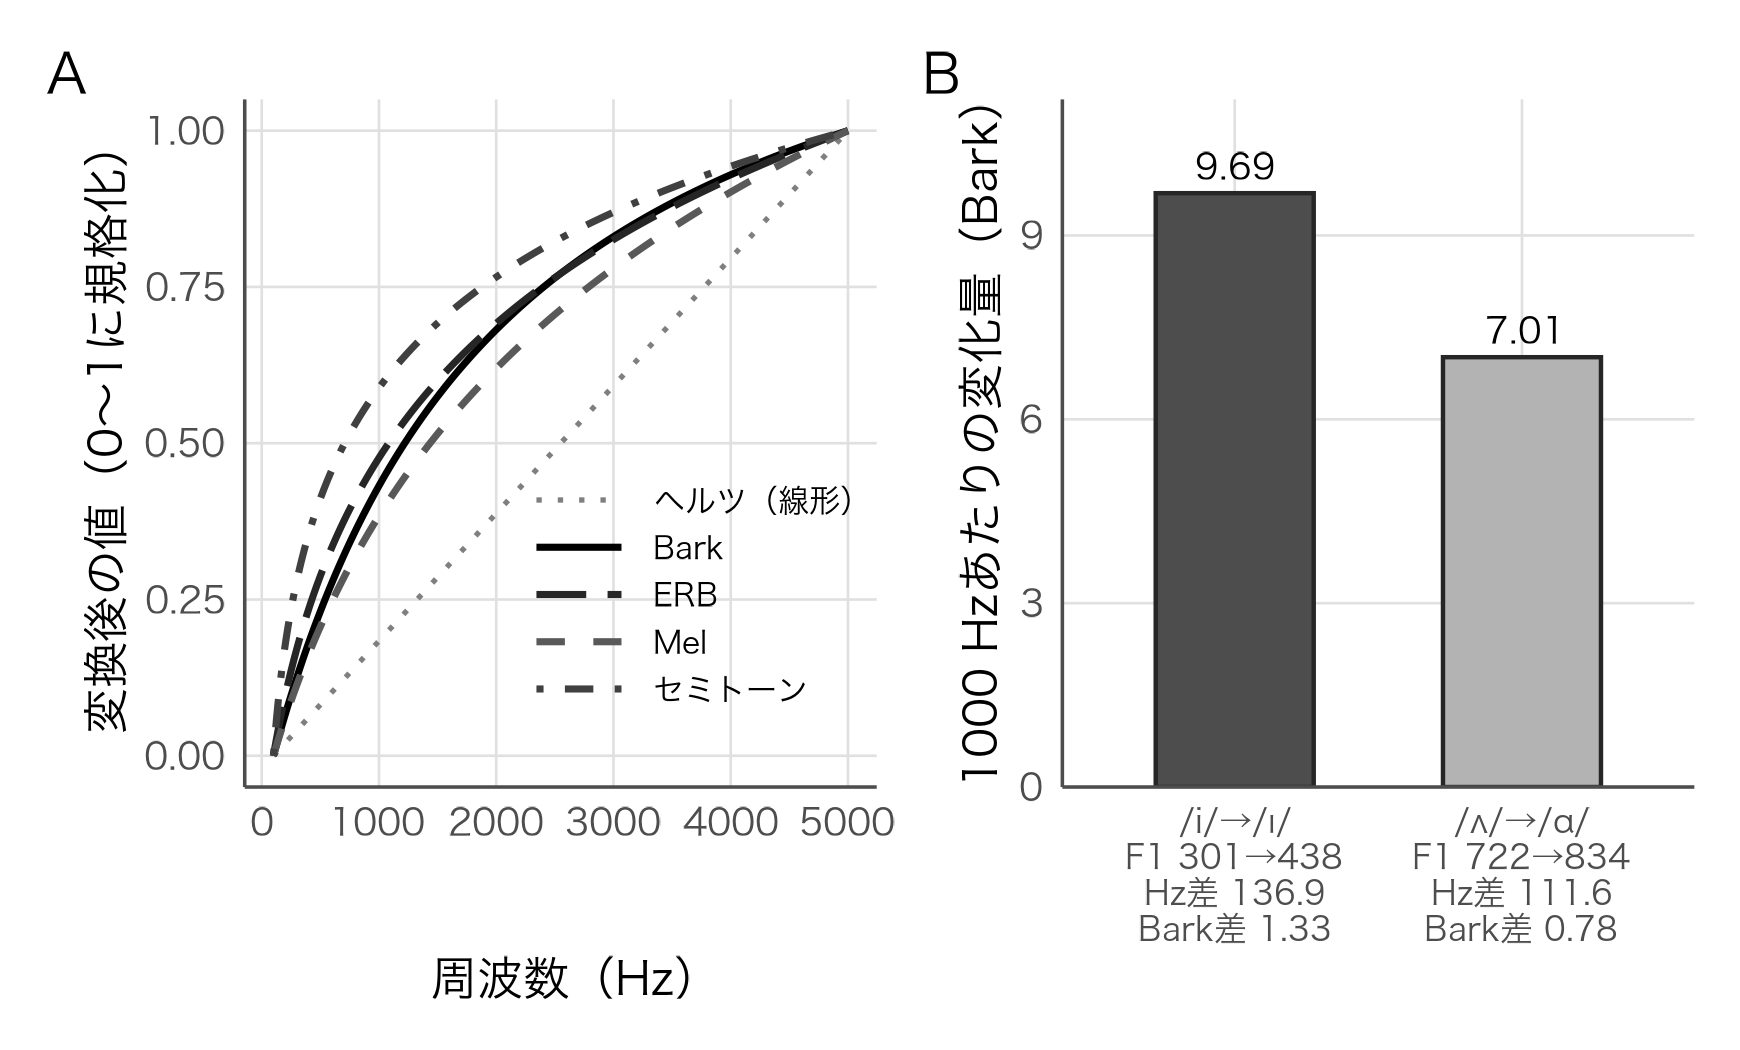

This figure's R source:
# 図2-3：周波数尺度の変換曲線（表2-2の定義）。低周波ほど細かく、高周波ほど粗くなる
source("figures/style.R")
suppressPackageStartupMessages({library(phonTools); library(dplyr)})
data(pb52)
bark <- function(f) 26.81 / (1 + 1960/f) - 0.53
erb  <- function(f) 21.4 * log10(1 + 0.00437*f)
mel  <- function(f) 2595 * log10(1 + f/700)
st   <- function(f, ref = 100) 12 * log2(f / ref)
# 本文2.6節の検算（Peterson & Barney 1952 の全話者平均F1）
mm <- pb52 %>% group_by(vowel) %>% summarise(F1 = mean(f1), .groups = "drop")
g <- function(v) mm$F1[mm$vowel == v]
cat(sprintf("i-I: Hz差 %.1f Bark差 %.2f Bark/Hz %.5f\n", g("I")-g("i"), bark(g("I"))-bark(g("i")), (bark(g("I"))-bark(g("i")))/(g("I")-g("i"))))
cat(sprintf("V-A: Hz差 %.1f Bark差 %.2f Bark/Hz %.5f\n", g("A")-g("V"), bark(g("A"))-bark(g("V")), (bark(g("A"))-bark(g("V")))/(g("A")-g("V"))))
stopifnot(round(g("I")-g("i"),1)==136.9, round(bark(g("I"))-bark(g("i")),2)==1.33,
          round(g("A")-g("V"),1)==111.6, round(bark(g("A"))-bark(g("V")),2)==0.78)
cat(sprintf("ST: %.6f %.6f\n", st(110)-st(100), st(220)-st(200)))
# パネルA：4つの尺度を、100〜5000 Hzの範囲で0〜1に規格化して形だけ比べる
fb <- seq(100, 5000, length.out = 400)
nz <- function(y) (y - y[1]) / (y[length(y)] - y[1])
pB <- rbind(data.frame(f = fb, y = nz(bark(fb)), s = "Bark"), data.frame(f = fb, y = nz(erb(fb)), s = "ERB"),
            data.frame(f = fb, y = nz(mel(fb)), s = "Mel"), data.frame(f = fb, y = nz(st(fb)), s = "セミトーン"),
            data.frame(f = fb, y = (fb - 100) / 4900, s = "ヘルツ（線形）"))
pB$s <- factor(pB$s, levels = c("ヘルツ（線形）", "Bark", "ERB", "Mel", "セミトーン"))
A <- ggplot(pB, aes(f, y, linetype = s, linewidth = s, colour = s)) + geom_line() +
  scale_linetype_manual(values = c("ヘルツ（線形）" = "dotted", Bark = "solid", ERB = "longdash", Mel = "dashed", "セミトーン" = "dotdash"), name = NULL) +
  scale_linewidth_manual(values = c("ヘルツ（線形）" = 0.6, Bark = 0.8, ERB = 0.8, Mel = 0.8, "セミトーン" = 0.8), name = NULL) +
  scale_colour_manual(values = c("ヘルツ（線形）" = "grey50", Bark = "black", ERB = "grey15", Mel = "grey35", "セミトーン" = "grey25"), name = NULL) +
  guides(linetype = guide_legend(ncol = 1), colour = guide_legend(ncol = 1), linewidth = guide_legend(ncol = 1)) +
  theme(legend.position = "inside", legend.position.inside = c(0.72, 0.28), legend.key.width = unit(0.9, "cm"), legend.text = element_text(size = 7.5), legend.key.height = unit(0.4, "cm")) +
  labs(x = "周波数（Hz）", y = "変換後の値（0〜1に規格化）") +
  scale_x_continuous(breaks = seq(0, 5000, 1000))
# パネルB：本文のF1の2対で、1 Hzあたりの変化量（Bark/Hz）を比べる
pr <- data.frame(f1 = c(g("i"), g("V")), f2 = c(g("I"), g("A")))
pr$rate <- (bark(pr$f2) - bark(pr$f1)) / (pr$f2 - pr$f1) * 1000
pr$lab <- sprintf(c("/i/→/ɪ/", "/ʌ/→/ɑ/") %>% paste0("\nF1 %.0f→%.0f\nHz差 %.1f\nBark差 %.2f"), pr$f1, pr$f2, pr$f2 - pr$f1, bark(pr$f2) - bark(pr$f1))
pr$pair <- factor(pr$lab, levels = pr$lab)
B <- ggplot(pr, aes(pair, rate)) + geom_col(width = 0.55, fill = c("grey30", "grey70"), colour = "grey15") +
  geom_text(aes(label = sprintf("%.2f", rate)), vjust = -0.5, size = 3, family = "hira") +
  scale_y_continuous(limits = c(0, 11), expand = expansion(mult = c(0, 0.02))) +
  labs(x = NULL, y = "1000 Hzあたりの変化量（Bark）") +
  theme(axis.text.x = element_text(size = 8))
library(patchwork)
p <- A + B + plot_layout(widths = c(1, 1)) + plot_annotation(tag_levels = "A")
save_fig(p, "ch02_freq_scales", w = 5.8, h = 3.5)
